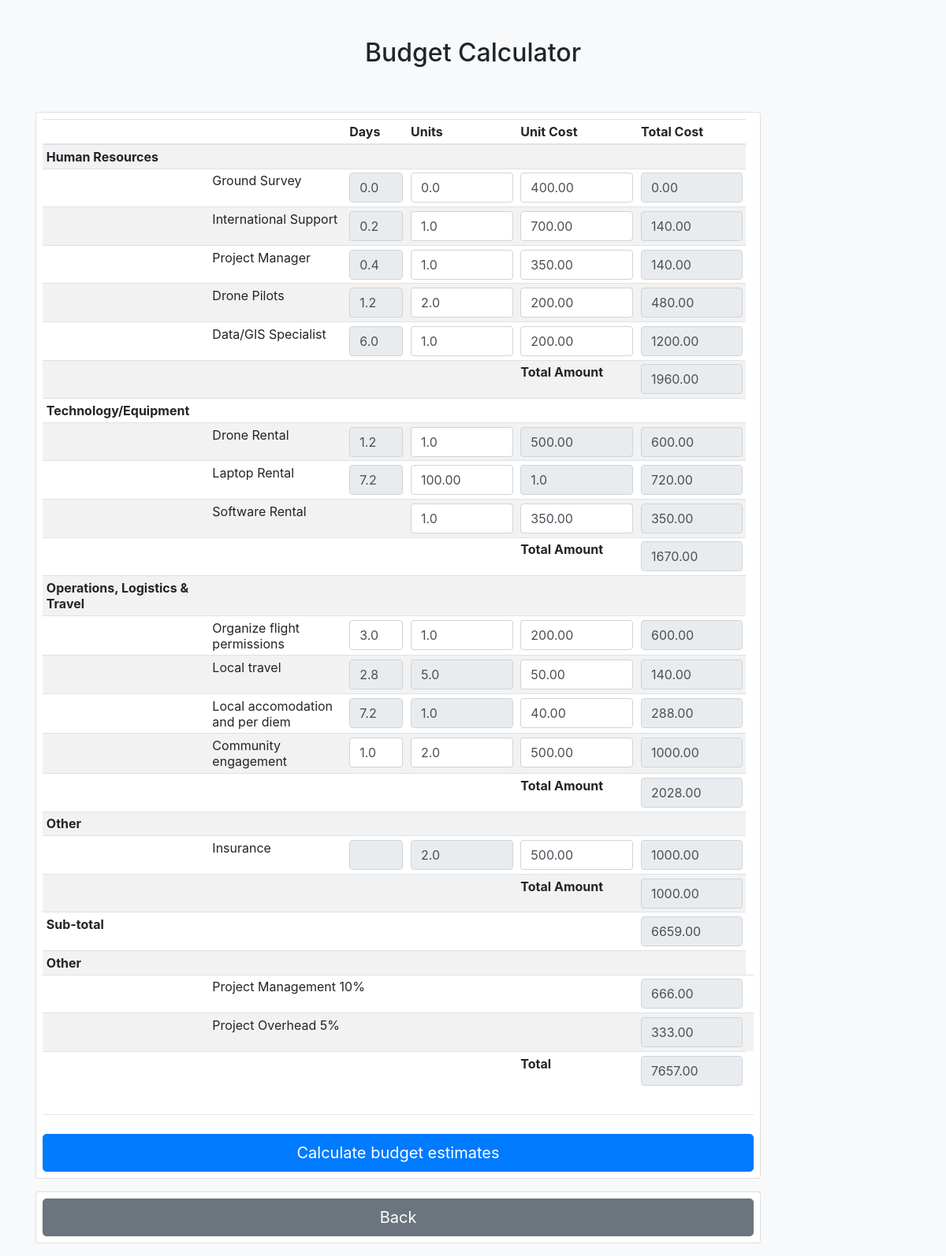
Before: /budget with the older database file.
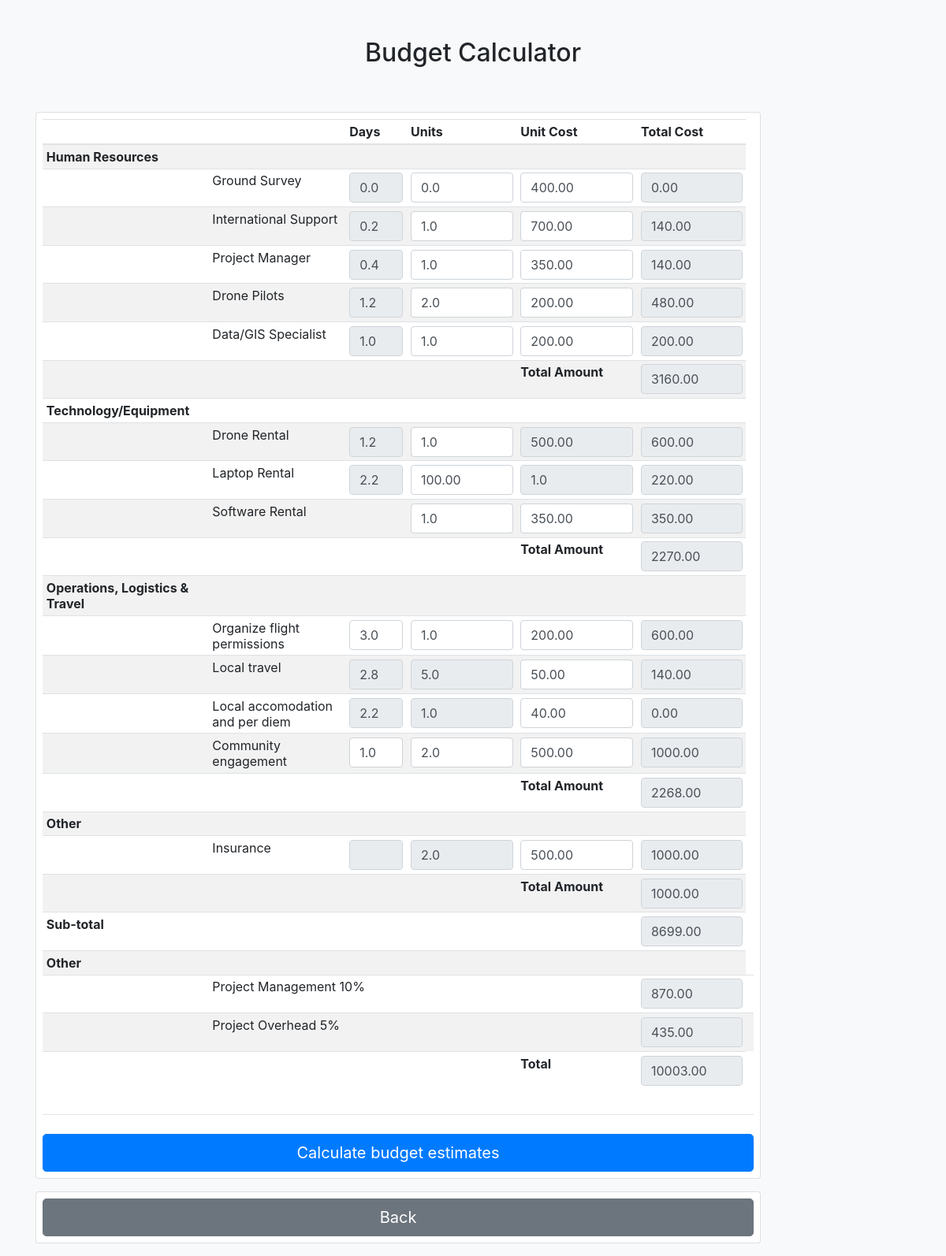
After: the same page with the newer database file.
### planner/models.py (models this page shows, shortened)
class BudgetItemCost(models.Model):
    budget_item = models.ForeignKey(BudgetItem, on_delete=models.CASCADE)
    days = models.FloatField(blank = True, null = True)
    unitCost = models.DecimalField(max_digits=10, decimal_places=2)
    units = models.FloatField(blank =True, null =True)
    totalCost = models.DecimalField(max_digits=10, decimal_places=2)

class DepartmentCost(models.Model):
    department = models.ForeignKey(Department, on_delete=models.CASCADE)
    total_Cost = models.DecimalField(max_digits=10, decimal_places=2)

class BudgetEstimate(models.Model):
    name = models.CharField(max_length=40)
    cost = models.DecimalField(max_digits=10, decimal_places=2)

class BudgetItem(models.Model):
    name = models.CharField(max_length=50)
    department = models.ForeignKey(Department, on_delete=models.CASCADE)

### planner/views.py (the view)
# urls.py: path('budget',views.budget_calc,name="budget"),
def budget_calc(request):
    if request.method == "POST":
        num_flights = request.POST["num_flights"]
        images_captured = request.POST["images_captured"]
        selected_drone_id = request.POST["selected_drone"]
        selected_drone = Drone.objects.get(id=selected_drone_id)
        print(selected_drone)
        print(images_captured)
        print(num_flights)
        budget_item_costs = BudgetItemCost.objects.all()
        department_costs = DepartmentCost.objects.all()
        budget_estimate = BudgetEstimate.objects.get(name='Total')
        budget_sub_total = BudgetEstimate.objects.get(name='SubTotal')
        cal = BudgetCalculations(num_flights, images_captured)
        cal.set_days()
        return render(
            request, "planner/budget.html"
            ,{
                "budget_item_costs": budget_item_costs,
                "department_costs": department_costs,
                "budget_estimate": budget_estimate,
                "budget_sub_total": budget_sub_total
        },)
    elif request.method == "GET":
        budget_item_costs = BudgetItemCost.objects.all()
        department_costs = DepartmentCost.objects.all()
        budget_estimate = BudgetEstimate.objects.get(name='Total')
        budget_sub_total = BudgetEstimate.objects.get(name='SubTotal')
        return render(request, "planner/budget.html"
        ,{
                "budget_item_costs": budget_item_costs,
                "department_costs": department_costs,
                "budget_estimate": budget_estimate,
                "budget_sub_total": budget_sub_total
        },)

### planner/templates/planner/budget.html (shortened to what the changed rows need)
<html>
<head>
  <link rel="stylesheet" href="https://stackpath.bootstrapcdn.com/bootstrap/4.5.0/css/bootstrap.min.css">
</head>
<body class="bg-light">
  <div class="container">
    <div class="py-5 text-center">
      <h2>Budget Calculator {{cost}} </h2>
    </div>
    <div class="row">
      <div class="col-md-10 order-md-1">
        <form action="{% url 'budget_adjustment'%}" class="card p-2" method="POST"> {% csrf_token %}
          <table class="table table-striped table-sm">
            <thead>
              <tr>
                <th scope="col"></th>
                <th scope="col"></th>
                <th scope="col">Days</th>
                <th scope="col">Units</th>
                <th scope="col">Unit Cost</th>
                <th scope="col">Total Cost</th>
              </tr>
            </thead>
            <tbody>
              <tr>
                <th>Human Resources</th>
              </tr>
              <tr>
                <th scope="row"></th>
              </tr>
              <tr>
                <th scope="row"></th>
              </tr>
              <tr>
                <th scope="row"></th>
              </tr>
              <tr>
                <th scope="row"></th>
              </tr>
              <tr>
                <th scope="row"></th>
                {% for budget_item_cost in budget_item_costs %}
                {% if  budget_item_cost.budget_item.name == 'Data Gis specialist' %}
                <td><input type="number" class="form-control" min="0" name="gis_days" max="100" readonly value ={{budget_item_cost.days}}></td>
                <td><input type="number" class="form-control" min="0" name="gis_unit" value ={{budget_item_cost.units}}></td>
                <td><input type="number" class="form-control" min="0" name="gis_unit_cost" value ={{budget_item_cost.unitCost}}></td>
                <td><input type="number" class="form-control" min="0" name="gis_total" readonly value ={{budget_item_cost.totalCost}}></td>
                {% endif %}
                {% endfor %}
              </tr>
              <tr>
                <th scope="row">Total Amount</th>
                {% for department_cost in department_costs %}
                {% if  department_cost.department.name == 'Human Resources' %}
                <td><input type="number" class="form-control" min="0" name="human_r_total" readonly value="{{department_cost.total_Cost}}"></td>
                {% endif %}
                {% endfor %}
              </tr>
              <tr>
                <th>Technology/Equipment</th>
              </tr>
              <tr>
                <th scope="row"></th>
              </tr>
              <tr>
                <th scope="row"></th>
                {% for budget_item_cost in budget_item_costs %}
                {% if  budget_item_cost.budget_item.name == 'Laptop Rental' %}
                <td><input type="number" class="form-control" min="0" name="laptop_r_days" max="100" readonly value ={{budget_item_cost.days}}></td>
                <td><input type="number" class="form-control" min="0" name="laptop_r_unit_cost" value ={{budget_item_cost.unitCost}}></td>
                <td><input type="number" class="form-control" min="0" name="laptop_r_unit" readonly value ={{budget_item_cost.units}}></td>
                <td><input type="number" class="form-control" min="0" name="laptop_r_total" readonly value ={{budget_item_cost.totalCost}}></td>
                {% endif %}
                {% endfor %}
              </tr>
              <tr>
                <th scope="row"></th>
              </tr>
              <tr>
                <th scope="row">Total Amount</th>
                {% for department_cost in department_costs %}
                {% if  department_cost.department.name == 'Technology' %}
                <td><input type="number" class="form-control" min="0" name="tech_r_total" readonly value="{{department_cost.total_Cost}}"></td>
                {% endif %}
                {% endfor %}
              </tr>
              <tr>
                <th>Operations, Logistics & Travel</th>
              </tr>
              <tr>
                <th scope="row"></th>
              </tr>
              <tr>
                <th scope="row"></th>
              </tr>
              <tr>
                <th scope="row"></th>
                {% for budget_item_cost in budget_item_costs %}
                {% if  budget_item_cost.budget_item.name == 'Local accomodation and per diem' %}
                <td><input type="number" class="form-control" min="0" name="accodomation_days" max="100" readonly value ={{budget_item_cost.days}}></td>
                <td><input type="number" class="form-control" min="0" name="accodomation_unit" readonly value ={{budget_item_cost.units}}></td>
                <td><input type="number" class="form-control" min="0" name="accodomation_unit_cost" value ={{budget_item_cost.unitCost}}></td>
                <td><input type="number" class="form-control" min="0" name="accodomation_total" readonly value ={{budget_item_cost.totalCost}}></td>
                {% endif %}
                {% endfor %}
              </tr>
              <tr>
                <th scope="row"></th>
              </tr>
              <tr>
                <th scope="row">Total Amount</th>
                {% for department_cost in department_costs %}
                {% if  department_cost.department.name == 'Operations' %}
                <td><input type="number" class="form-control" min="0" name="operations_total" readonly value="{{department_cost.total_Cost}}"></td>
                {% endif %}
                {% endfor %}
              </tr>
              <tr>
              <th colspan='6'>Other</th>
              </tr>
              <tr>
                <th scope="row"></th>
              </tr>
              <tr>
                <th scope="row">Total Amount</th>
              </tr>
              <tr>
                <th colspan='5'>Sub-total</th>
                <td><input type="number" class="form-control" min="0" name="sub_total" value={{budget_sub_total.cost}} readonly></td>
              </tr>
              <tr>
                <th colspan='6'>Other</th>
              </tr>
              <tr>
                <th scope="row"></th>
                <td colspan='3'>Project Management 10%</td>
                {% for budget_item_cost in budget_item_costs %}
                {% if  budget_item_cost.budget_item.name == 'Project Management' %}
                <td><input type="number" class="form-control" min="0" name="project_m_unit_cost" readonly value ={{budget_item_cost.unitCost}} hidden></td>
                <td><input type="number" class="form-control" min="0" name="project_m_total" readonly value ={{budget_item_cost.totalCost}}></td>
                <td></td>
                {% endif %}
                {% endfor %}
              </tr>
              <tr>
                <th scope="row"></th>
                {% for budget_item_cost in budget_item_costs %}
                {% if  budget_item_cost.budget_item.name == 'Project Overhead' %}
                <td colspan='3'><input type="hidden" value={{budget_item_cost.budget_item.name}}/>{{budget_item_cost.budget_item.name}} 5%</td>
                <td><input type="number" class="form-control" min="0" name="project_o_unit_cost" readonly value ={{budget_item_cost.unitCost}} hidden></td>
                <td><input type="number" class="form-control" min="0" name="project_o_total" readonly value ={{budget_item_cost.totalCost}}></td>
                <td></td>
                {% endif %}
                {% endfor %}
              </tr>
              <tr>
                <th scope="row">Total</th>
                      <td><input type="number" class="form-control" min="0" name="total_overal" readonly value="{{budget_estimate.cost}}"></td>
              </tr>
            </tbody>
          </table>
        </form>
      </div>
    </div>
  </div>
</body>

Changed rows visible on the page:
changed BudgetItemCost (number 5 of 15 on the later page): gis_days "6.0" → "1.0"; gis_total "1200.00" → "200.00"
changed DepartmentCost (number 1 of 4 on the later page): human_r_total "1960.00" → "3160.00"
changed BudgetItemCost (number 7 of 15 on the later page): laptop_r_days "7.2" → "2.2"; laptop_r_total "720.00" → "220.00"
changed DepartmentCost (number 2 of 4 on the later page): tech_r_total "1670.00" → "2270.00"
changed BudgetItemCost (number 11 of 15 on the later page): accodomation_days "7.2" → "2.2"; accodomation_total "288.00" → "0.00"
changed DepartmentCost (number 3 of 4 on the later page): operations_total "2028.00" → "2268.00"
changed BudgetEstimate (number 1 of 2 on the later page): sub_total "6659.00" → "8699.00"
changed BudgetItemCost (number 14 of 15 on the later page): project_m_total "666.00" → "870.00"
changed BudgetItemCost "Project Overhead": project_o_total "333.00" → "435.00"
changed BudgetEstimate (number 2 of 2 on the later page): total_overal "7657.00" → "10003.00"
